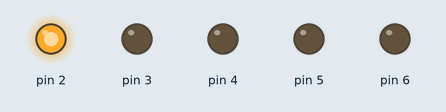
Simulated run of this sketch. Board: Arduino Uno, built with avr-gcc and run on an emulated ATmega328P. Shown: output pins drawn as LEDs (lit = HIGH).

Above: at 0.2 s.
At 1.2 s:
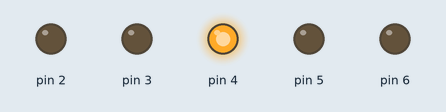
At 1.7 s:
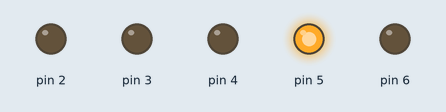
At 2.2 s:
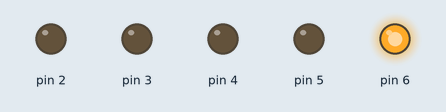
At 4.7 s:
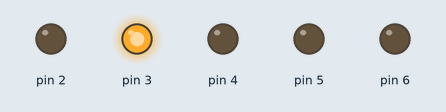
Timing chart, 0 to 5.2 s (numbered marks = the images above):
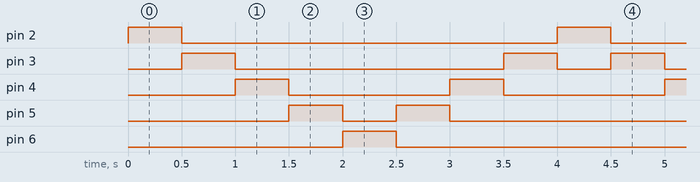

The sketch:

running_light.ino
```cpp
void setup() {
    pinMode(2, OUTPUT); // настроить контакты,
    pinMode(3, OUTPUT); // управляющие светодиодами,
    pinMode(4, OUTPUT); // на работу в режиме
    pinMode(5, OUTPUT); // цифровых выходов
    pinMode(6, OUTPUT);

}

void loop() {
    digitalWrite(2, HIGH); // Включить светодиод 1
    delay(500);            // ждать полсекунды
    digitalWrite(2, LOW);  // Выключить светодиод 1
    digitalWrite(3, HIGH); // и повторить то же самое
    delay(500);
    digitalWrite(3, LOW);
    digitalWrite(4, HIGH);
    delay(500);
    digitalWrite(4, LOW);
    digitalWrite(5, HIGH);
    delay(500);
    digitalWrite(5, LOW);
    digitalWrite(6, HIGH);
    delay(500);
    digitalWrite(6, LOW);
    digitalWrite(5, HIGH);
    delay(500);
    digitalWrite(5, LOW);
    digitalWrite(4, HIGH);
    delay(500);
    digitalWrite(4, LOW);
    digitalWrite(3, HIGH);
    delay(500);
    digitalWrite(3, LOW);
    // в этой точке функция loop() завершится
    // и будет вызвана снова
}
```

Measured:
- by itself, pin 2, pin 6: alternates HIGH for 0.50 s and LOW for 3.5 s
- by itself, pin 3: repeats every 4.0 s: LOW 2.5 s, HIGH 0.50 s, LOW 0.50 s, HIGH 0.50 s
- by itself, pin 4: alternates HIGH for 0.50 s and LOW for 1.5 s
- by itself, pin 5: repeats every 4.0 s: LOW 0.50 s, HIGH 0.50 s, LOW 2.5 s, HIGH 0.50 s
